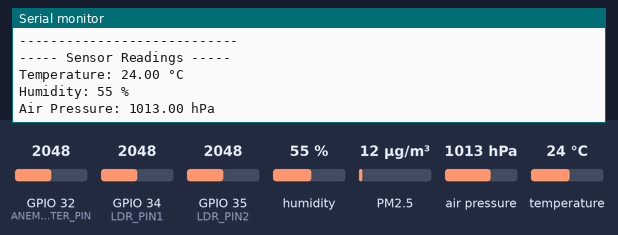
The sketch below on a simulated ESP32. Shown: the last lines printed to the serial monitor. Inputs (shaded band) come from the test bench; at power-on: PM2.5 12 µg/m³, humidity 55 %, GPIO 32 (ANEMOMETER_PIN) = 2048, temperature 24 °C, air pressure 1013 hPa, GPIO 34 (LDR_PIN1) = 2048, GPIO 35 (LDR_PIN2) = 2048. WiFi joins after 1.5 s; servers stay silent unless stated; web services answer with replies made up by the test bench.

Above: at 2.8 s.
2.9 s: PM2.5 set to 150 µg/m³
At 3.88 s:
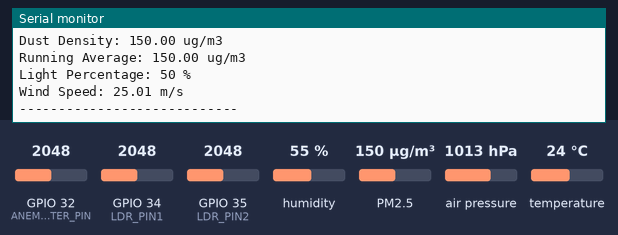
9.2 s: humidity set to 22 %
15.5 s: GPIO 32 (ANEMOMETER_PIN) set to 2866
At 16.0 s:
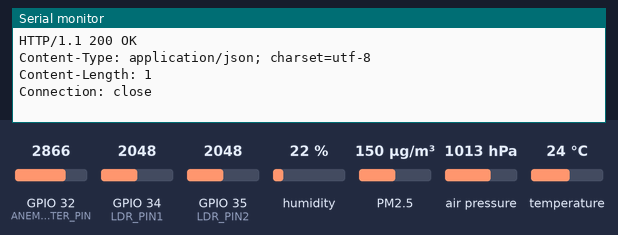
17.0 s: PM2.5 set to 6 µg/m³
At 17.53 s:
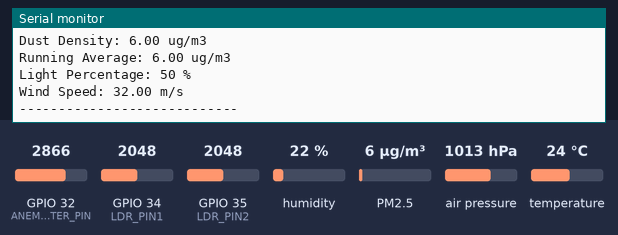
23.3 s: temperature set to 1 °C
29.6 s: air pressure set to 952 hPa
At 31.3 s:
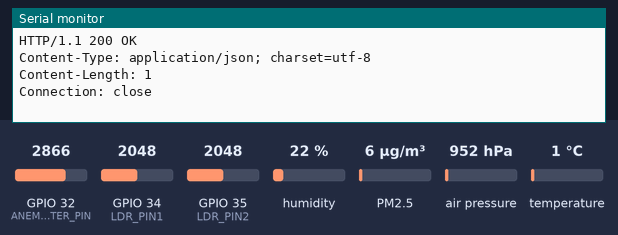
Timing chart, 0 to 32.8 s (numbered marks = the images above; inputs shaded):
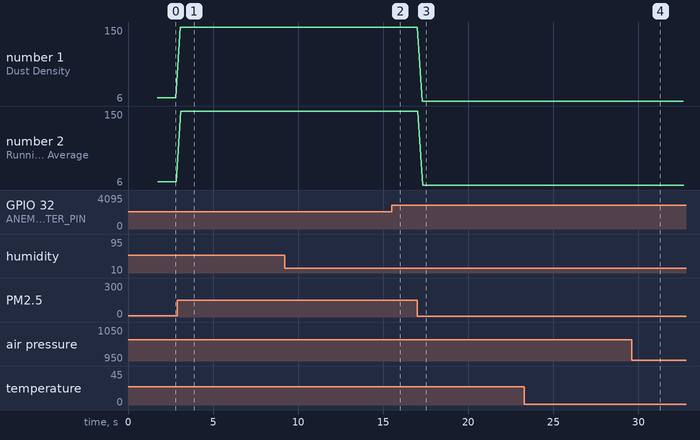

The sketch:

ESP32_CODE_for_thingspeak.ino
```cpp
#include <WiFi.h>
#include <WiFiClient.h>
#include <DHT.h>
#include <Adafruit_Sensor.h>
#include <Adafruit_BMP085.h>
#include <GP2YDustSensor.h>

// -------------------- Wi-Fi Configuration --------------------
const char* ssid = "Adrian";             // Your Wi-Fi SSID
const char* password = "123454321";     // Your Wi-Fi Password

// -------------------- ThingSpeak Configuration --------------------
const char* apiKey = "46X5KQ2BZJO7KZY0";  // ThingSpeak Write API Key
const char* server = "api.thingspeak.com";
const unsigned long sendInterval = 15000; // Data sending interval in milliseconds

WiFiClient client;

// -------------------- DHT11 Configuration --------------------
#define DHTPIN 5          // GPIO5 (D5)
#define DHTTYPE DHT11     // DHT 11
DHT dht(DHTPIN, DHTTYPE);

// -------------------- BMP180 Configuration --------------------
Adafruit_BMP085 bmp;

// -------------------- LDR Configuration --------------------
#define LDR_PIN1 34       // GPIO34
#define LDR_PIN2 35       // GPIO35
const int LDR_MAX_VALUE = 4095; // ESP32 ADC resolution for 12-bit ADC

// -------------------- GP2Y1010AU0F Dust Sensor Configuration --------------------
#define DUST_LED_PIN 25   // GPIO25 - Controls the LED
#define DUST_VO_PIN 33    // GPIO33 - Analog Output
GP2YDustSensor dustSensor(GP2YDustSensorType::GP2Y1010AU0F, DUST_LED_PIN, DUST_VO_PIN);

// -------------------- Anemometer Configuration --------------------
#define ANEMOMETER_PIN 32 // GPIO32 for Anemometer Analog Input
int sensorValue = 0;     // Variable stores the analog value
float sensorVoltage = 0.0; // Voltage from anemometer
float windSpeed = 0.0;   // Wind speed in m/s

const float voltageConversionConstant = 3.3 / 4095.0; // ESP32 12-bit ADC: 3.3V / 4095
const float voltageMin = 0.4;    // Minimum voltage output from anemometer in V
const float windSpeedMin = 0.0;  // Wind speed in m/s corresponding to voltageMin
const float voltageMax = 2.0;    // Maximum voltage output from anemometer in V
const float windSpeedMax = 32.0; // Wind speed in m/s corresponding to voltageMax

// -------------------- Timing Variables --------------------
unsigned long previousSendTime = 0;

// -------------------- Function Prototypes --------------------
void connectToWiFi();
void sendDataToThingSpeak(float temperature, int humidity, float air_pressure, float dust_density, int light_percentage, float wind_speed);

// -------------------- Setup Function --------------------
void setup() {
  Serial.begin(9600);
  Serial.println("ESP32 is starting...");

  // Initialize DHT11 sensor
  dht.begin();
  Serial.println("DHT11 sensor initialized.");

  // Initialize BMP180 sensor
  if (!bmp.begin()) {
    Serial.println("Could not find a valid BMP180 sensor, check wiring!");
    while (1) {} // Halt if BMP180 is not found
  }
  Serial.println("BMP180 sensor initialized.");

  // Initialize LDR pins as inputs
  pinMode(LDR_PIN1, INPUT);
  pinMode(LDR_PIN2, INPUT);
  Serial.println("LDRs initialized.");

  // Initialize Dust Sensor
  dustSensor.begin();
  // Optional: Set baseline and calibration factor based on your experiments
  // dustSensor.setBaseline(0.4); // Example value
  // dustSensor.setCalibrationFactor(1.1); // Example value
  Serial.println("GP2Y1010AU0F Dust Sensor initialized.");

  // Initialize Anemometer pin as input
  pinMode(ANEMOMETER_PIN, INPUT);
  Serial.println("Anemometer initialized.");

  // Connect to Wi-Fi
  connectToWiFi();
}

// -------------------- Loop Function --------------------
void loop() {
  unsigned long currentMillis = millis();

  // -------------------- Read DHT11 Sensor --------------------
  float temperature = dht.readTemperature(); // Celsius
  int humidity = dht.readHumidity();

  if (isnan(temperature) || isnan(humidity)) {
    Serial.println("Failed to read from DHT sensor!");
    // Optionally, you can skip sending data or handle the error
  }

  // -------------------- Read BMP180 Sensor --------------------
  float air_pressure = bmp.readPressure() / 100.0; // Convert Pa to hPa

  // -------------------- Read LDRs and Calculate Light Percentage --------------------
  int ldr1 = analogRead(LDR_PIN1);
  int ldr2 = analogRead(LDR_PIN2);

  // Average the two LDR readings
  float ldr_avg = (ldr1 + ldr2) / 2.0;

  // Map the average LDR value to a percentage (0-100%)
  // Adjust the mapping based on your specific environment and LDR characteristics
  int light_percentage = map(ldr_avg, 0, LDR_MAX_VALUE, 0, 100);

  // Constrain the percentage to 0-100%
  light_percentage = constrain(light_percentage, 0, 100);

  // -------------------- Read GP2Y1010AU0F Dust Sensor --------------------
  float dust_density = dustSensor.getDustDensity(); // ug/m3
  float running_average = dustSensor.getRunningAverage(); // ug/m3

  // -------------------- Read Anemometer and Calculate Wind Speed --------------------
  sensorValue = analogRead(ANEMOMETER_PIN); // Read analog value from anemometer
  sensorVoltage = sensorValue * voltageConversionConstant; // Convert to voltage

  // Convert voltage to wind speed based on linear relationship
  if (sensorVoltage <= voltageMin) {
    windSpeed = windSpeedMin; // Wind speed is zero or minimum
  } else {
    windSpeed = (sensorVoltage - voltageMin) * windSpeedMax / (voltageMax - voltageMin);
    // Ensure wind speed does not exceed maximum
    if (windSpeed > windSpeedMax) {
      windSpeed = windSpeedMax;
    }
  }

  // -------------------- Display Sensor Data --------------------
  Serial.println("----- Sensor Readings -----");
  Serial.print("Temperature: "); Serial.print(temperature); Serial.println(" °C");
  Serial.print("Humidity: "); Serial.print(humidity); Serial.println(" %");
  Serial.print("Air Pressure: "); Serial.print(air_pressure); Serial.println(" hPa");
  Serial.print("Dust Density: "); Serial.print(dust_density); Serial.println(" ug/m3");
  Serial.print("Running Average: "); Serial.print(running_average); Serial.println(" ug/m3");
  Serial.print("Light Percentage: "); Serial.print(light_percentage); Serial.println(" %");
  Serial.print("Wind Speed: "); Serial.print(windSpeed); Serial.println(" m/s");
  Serial.println("----------------------------");

  // -------------------- Send Data to ThingSpeak --------------------
  if (currentMillis - previousSendTime >= sendInterval) {
    previousSendTime = currentMillis;
    sendDataToThingSpeak(temperature, humidity, air_pressure, running_average, light_percentage, windSpeed);
  }

  // Short delay to prevent overwhelming the loop
  delay(100); // Adjust as needed
}

// -------------------- Wi-Fi Connection Function --------------------
void connectToWiFi() {
  Serial.print("Connecting to Wi-Fi: ");
  Serial.println(ssid);

  WiFi.begin(ssid, password);
  int attempt = 0;

  // Wait for connection with a maximum of 20 attempts (10 seconds)
  while (WiFi.status() != WL_CONNECTED && attempt < 20) {
    delay(500);
    Serial.print(".");
    attempt++;
  }

  if (WiFi.status() == WL_CONNECTED) {
    Serial.println("\nConnected to Wi-Fi");
    Serial.print("IP Address: ");
    Serial.println(WiFi.localIP());
  } else {
    Serial.println("\nFailed to connect to Wi-Fi. Retrying...");
    delay(5000);  // Wait before retrying
    connectToWiFi();
  }
}

// -------------------- ThingSpeak Data Transmission Function --------------------
void sendDataToThingSpeak(float temperature, int humidity, float air_pressure, float dust_density, int light_percentage, float wind_speed) {
  if (client.connect(server, 80)) {
    // Construct the POST data string
    String postStr = "api_key=";
    postStr += String(apiKey);
    postStr += "&field1="; postStr += String(temperature, 2);       // Temperature
    postStr += "&field2="; postStr += String(humidity);          // Humidity
    postStr += "&field3="; postStr += String(air_pressure, 2);      // Air Pressure
    postStr += "&field4="; postStr += String(dust_density, 2);       // Dust Density
    postStr += "&field5="; postStr += String(light_percentage);      // Light Percentage
    postStr += "&field6="; postStr += String(wind_speed, 2);        // Wind Speed

    Serial.println("Sending data to ThingSpeak:");
    Serial.println(postStr);

    // Create the HTTP POST request
    client.print("POST /update HTTP/1.1\r\n");
    client.print("Host: " + String(server) + "\r\n");
    client.print("Connection: close\r\n");
    client.print("Content-Type: application/x-www-form-urlencoded\r\n");
    client.print("Content-Length: " + String(postStr.length()) + "\r\n\r\n");
    client.print(postStr);

    // Wait for server response with a timeout
    unsigned long timeout = millis();
    while (client.available() == 0) {
      if (millis() - timeout > 5000) { // 5 seconds timeout
        Serial.println(">>> Client Timeout !");
        client.stop();
        return;
      }
    }

    // Read and print the server response
    while (client.available()) {
      String response = client.readStringUntil('\n');
      Serial.println(response);
    }

    client.stop();  // Close the connection
    Serial.println("Data sent to ThingSpeak successfully.\n");
  } else {
    Serial.println("Connection to ThingSpeak failed.");
  }
}
```

Measured:
- after the input at 2.9 s, the serial monitor: prints a new line after 0.18 s (image 1)
- after the input at 17.0 s, the serial monitor: prints a new line after 0.31 s (image 3)
- after the input at 29.6 s, the serial monitor: prints a new line after 0.26 s (image 4)
- plotted number 1: 12 → 150 after the input at 2.9 s
- plotted number 2: 12 → 150 after the input at 2.9 s
